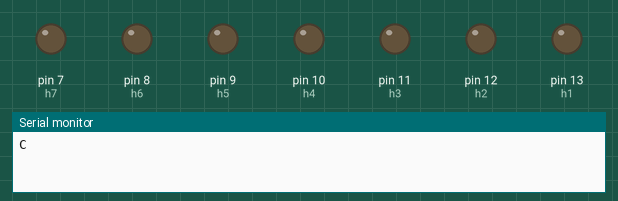
This sketch was run on a simulated Arduino Uno, built with avr-gcc and run on an emulated ATmega328P. Parts: output pins drawn as LEDs (lit = HIGH), the last lines printed to the serial monitor.

Above: at 0.35 s.
At 2.6 s:
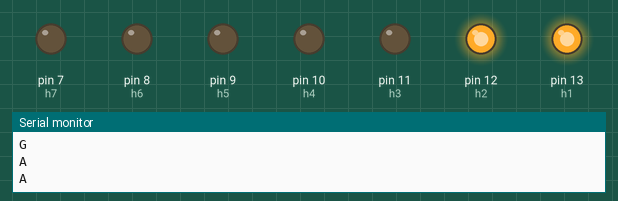
At 9.6 s:
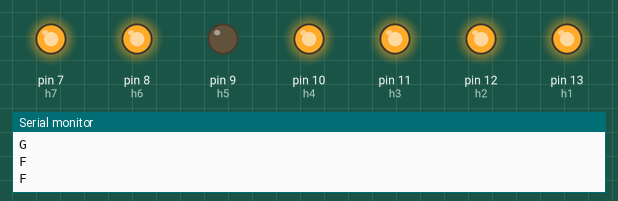
At 19.1 s:
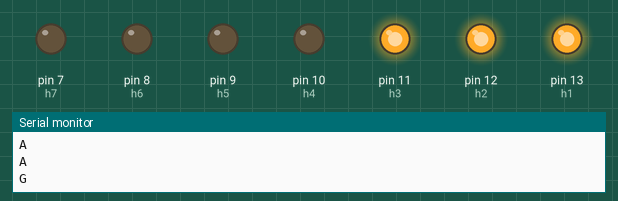
At 28.6 s:
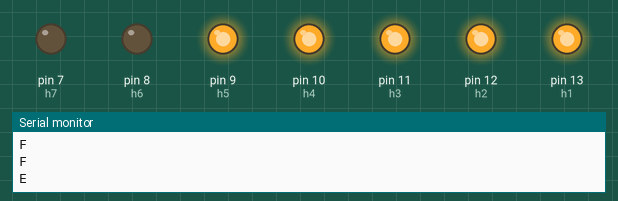
At 38.6 s:
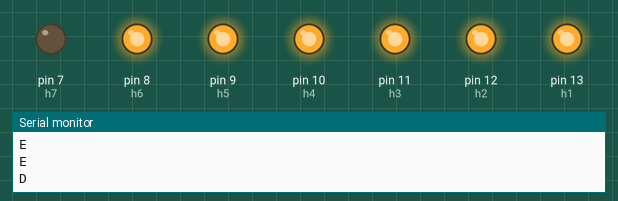
Timing chart, 0 to 40.0 s (numbered marks = the images above):
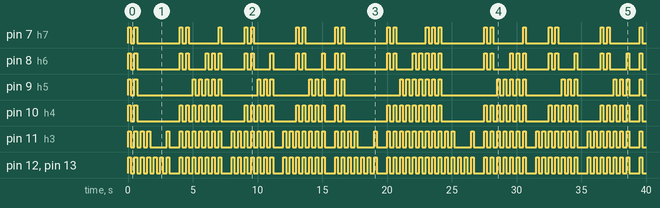

The sketch:

haptic_gloves.ino
```cpp
// h = hole, where h1 is the hole closest to the face when playing

const int h1 = 13;
const int h2 = 12;
const int h3 = 11;
const int h4 = 10;
const int h5 = 9;
const int h6 = 8;
const int h7 = 7;

// BPM to ms chart: https://guitargearfinder.com/guides/convert-ms-milliseconds-bpm-beats-per-minute-vice-versa/

int time1 = 200; //Vibration time /// LED on time
int time2 = 300; //Pause between each beat/quarter note -- 600 = full speed, 1200 = half speed (at 100 BPM)
int time3 = 2000;

//int chordCount = 0;

//Twinkle Twinkle array. Each element represents 1 beat, each line is 1 bar.

String melody[] = {
  "C", "C", "G", "G",
  "A", "A", "G", "PAUSE",
  "F", "F", "E", "E",
  "D", "D", "C", "PAUSE",
  "G", "G", "F", "F",
  "E", "E", "D", "PAUSE",
  "G", "G", "F", "F",
  "E", "E", "D", "PAUSE",
  "C", "C", "G", "G",
  "A", "A", "G", "PAUSE",
  "F", "F", "E", "E",
  "D", "D", "C", "PAUSE",
};

//String chosenSong[] = melody;

//boolean playSong = true;

void setup() {
  Serial.begin(9600);
  pinMode(h1, OUTPUT); //Left index
  pinMode(h2, OUTPUT); //Left middle
  pinMode(h3, OUTPUT); //Left ring
  pinMode(h4, OUTPUT); //Right index
  pinMode(h5, OUTPUT); //Right middle
  pinMode(h6, OUTPUT); //Right ring
  pinMode(h7, OUTPUT); //Right pinky
}

// Chart taken from this pic: https://i.pinimg.com/originals/75/6e/85/756e85ad78e1009c5106f1788345634e.jpg
void loop() {
  //Serial.print("chosenSong[]

  // while (playSong == true) {
  //Serial.println("-----------STARTING SONG--------------");
  for (int i = 0; i < 48 - 1; i++) {

    //Serial.println(melody[i]);

    if (melody[i] == "C") {
      Serial.println("C");
      digitalWrite(h1, HIGH);
      digitalWrite(h2, HIGH);
      digitalWrite(h3, HIGH);
      digitalWrite(h4, HIGH);
      digitalWrite(h5, HIGH);
      digitalWrite(h6, HIGH);
      digitalWrite(h7, HIGH);
      delay(time1) ;
      digitalWrite(h1, LOW);
      digitalWrite(h2, LOW);
      digitalWrite(h3, LOW);
      digitalWrite(h4, LOW);
      digitalWrite(h5, LOW);
      digitalWrite(h6, LOW);
      digitalWrite(h7, LOW);
      delay(time2);
    }
    else if (melody[i] == "D") {
      Serial.println("D");
      digitalWrite(h1, HIGH);
      digitalWrite(h2, HIGH);
      digitalWrite(h3, HIGH);
      digitalWrite(h4, HIGH);
      digitalWrite(h5, HIGH);
      digitalWrite(h6, HIGH);
      delay(time1) ;
      digitalWrite(h1, LOW);
      digitalWrite(h2, LOW);
      digitalWrite(h3, LOW);
      digitalWrite(h4, LOW);
      digitalWrite(h5, LOW);
      digitalWrite(h6, LOW);
      delay(time2);
    }
    else if (melody[i] == "E") {
      Serial.println("E");
      digitalWrite(h1, HIGH);
      digitalWrite(h2, HIGH);
      digitalWrite(h3, HIGH);
      digitalWrite(h4, HIGH);
      digitalWrite(h5, HIGH);
      delay(time1) ;
      digitalWrite(h1, LOW);
      digitalWrite(h2, LOW);
      digitalWrite(h3, LOW);
      digitalWrite(h4, LOW);
      digitalWrite(h5, LOW);
      delay(time2);
    }
    else if (melody[i] == "F") {
      Serial.println("F");
      digitalWrite(h1, HIGH);
      digitalWrite(h2, HIGH);
      digitalWrite(h3, HIGH);
      digitalWrite(h4, HIGH);
      digitalWrite(h6, HIGH);
      digitalWrite(h7, HIGH);
      delay(time1) ;
      digitalWrite(h1, LOW);
      digitalWrite(h2, LOW);
      digitalWrite(h3, LOW);
      digitalWrite(h4, LOW);
      digitalWrite(h6, LOW);
      digitalWrite(h7, LOW);
      delay(time2);
    }
    else if (melody[i] == "G") {
      Serial.println("G");
      digitalWrite(h1, HIGH);
      digitalWrite(h2, HIGH);
      digitalWrite(h3, HIGH);
      delay(time1) ;
      digitalWrite(h1, LOW);
      digitalWrite(h2, LOW);
      digitalWrite(h3, LOW);
      delay(time2);
    }
    else if (melody[i] == "A") {
      Serial.println("A");
      digitalWrite(h1, HIGH);
      digitalWrite(h2, HIGH);
      delay(time1) ;
      digitalWrite(h1, LOW);
      digitalWrite(h2, LOW);
      delay(time2);
    }
    else if (melody[i] == "B") {
      Serial.println("B");
      digitalWrite(h1, HIGH);
      delay(time1) ;
      digitalWrite(h1, LOW);
      delay(time2);
    }
    else if (melody[i] == "PAUSE") {
      Serial.println("PAUSE");
      delay(time1);
      delay(time2);
    }
    // "h1h4h6", "h3h5h7", "h1h2h3", "PAUSE",
    else if (melody[i] == "STOP") {
      Serial.println("STOPPING LOOP");
      exit(0);
    }
  }
}
```

Measured:
- by itself, pin 7 (h7): LOW → HIGH at 0.00 s, → LOW 0.20 s later, → HIGH 0.30 s later, → LOW 0.20 s later, … (48 changes in this stretch)
- by itself, pin 8 (h6): LOW → HIGH at 0.00 s, → LOW 0.20 s later, → HIGH 0.30 s later, → LOW 0.20 s later, … (68 changes in this stretch)
- by itself, pin 9 (h5): LOW → HIGH at 0.00 s, → LOW 0.20 s later, → HIGH 0.30 s later, → LOW 0.20 s later, … (68 changes in this stretch)
- by itself, pin 10 (h4): LOW → HIGH at 0.00 s, → LOW 0.20 s later, → HIGH 0.30 s later, → LOW 0.20 s later, … (96 changes in this stretch)
- by itself, pin 11 (h3): LOW → HIGH at 0.00 s, → LOW 0.20 s later, → HIGH 0.30 s later, → LOW 0.20 s later, … (130 changes in this stretch)
- by itself, pin 12 (h2), pin 13 (h1): moves between LOW and HIGH, repeating every 15.5 s
